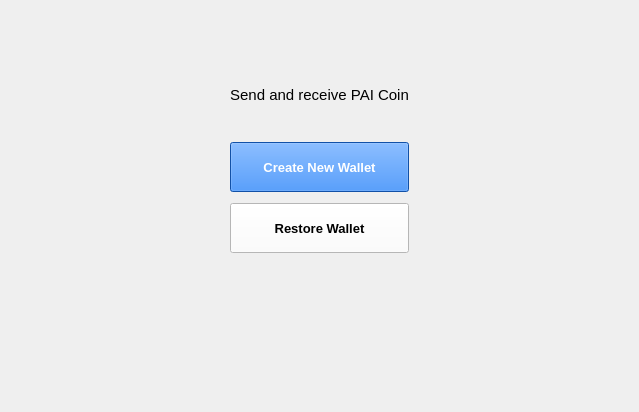
<?xml version="1.0" encoding="UTF-8"?>
<ui version="4.0">
 <class>WalletSelectionPage</class>
 <widget class="QWidget" name="WalletSelectionPage">
  <property name="geometry">
   <rect>
    <x>0</x>
    <y>0</y>
    <width>639</width>
    <height>412</height>
   </rect>
  </property>
  <property name="windowTitle">
   <string>Form</string>
  </property>
  <property name="styleSheet">
   <string notr="true">color:#000;</string>
  </property>
  <layout class="QGridLayout" name="gridLayout">
   <property name="leftMargin">
    <number>0</number>
   </property>
   <property name="topMargin">
    <number>0</number>
   </property>
   <property name="rightMargin">
    <number>0</number>
   </property>
   <property name="bottomMargin">
    <number>0</number>
   </property>
   <item row="0" column="1">
    <layout class="QVBoxLayout" name="verticalLayoutCenter">
     <property name="sizeConstraint">
      <enum>QLayout::SetFixedSize</enum>
     </property>
     <property name="topMargin">
      <number>60</number>
     </property>
     <item>
      <layout class="QHBoxLayout" name="horizontalLayoutLogo">
       <property name="sizeConstraint">
        <enum>QLayout::SetFixedSize</enum>
       </property>
       <item>
        <spacer name="horizontalSpacerLogoLeft">
         <property name="orientation">
          <enum>Qt::Horizontal</enum>
         </property>
         <property name="sizeType">
          <enum>QSizePolicy::Minimum</enum>
         </property>
         <property name="sizeHint" stdset="0">
          <size>
           <width>40</width>
           <height>20</height>
          </size>
         </property>
        </spacer>
       </item>
       <item>
        <widget class="QLabel" name="logo">
         <property name="sizePolicy">
          <sizepolicy hsizetype="Fixed" vsizetype="Fixed">
           <horstretch>0</horstretch>
           <verstretch>0</verstretch>
          </sizepolicy>
         </property>
         <property name="maximumSize">
          <size>
           <width>180</width>
           <height>70</height>
          </size>
         </property>
         <property name="font">
          <font>
           <stylestrategy>PreferAntialias</stylestrategy>
           <kerning>true</kerning>
          </font>
         </property>
         <property name="styleSheet">
          <string notr="true"/>
         </property>
         <property name="text">
          <string/>
         </property>
         <property name="pixmap">
          <pixmap resource="../paicoin.qrc">:/icons/paiup_logo</pixmap>
         </property>
         <property name="scaledContents">
          <bool>true</bool>
         </property>
         <property name="alignment">
          <set>Qt::AlignJustify|Qt::AlignVCenter</set>
         </property>
        </widget>
       </item>
       <item>
        <spacer name="horizontalSpacerLogoRight">
         <property name="orientation">
          <enum>Qt::Horizontal</enum>
         </property>
         <property name="sizeType">
          <enum>QSizePolicy::Minimum</enum>
         </property>
         <property name="sizeHint" stdset="0">
          <size>
           <width>40</width>
           <height>20</height>
          </size>
         </property>
        </spacer>
       </item>
      </layout>
     </item>
     <item>
      <widget class="QLabel" name="labelSend">
       <property name="minimumSize">
        <size>
         <width>0</width>
         <height>50</height>
        </size>
       </property>
       <property name="maximumSize">
        <size>
         <width>270</width>
         <height>16777215</height>
        </size>
       </property>
       <property name="font">
        <font>
         <pointsize>11</pointsize>
        </font>
       </property>
       <property name="text">
        <string>Send and receive PAI Coin</string>
       </property>
       <property name="alignment">
        <set>Qt::AlignHCenter|Qt::AlignTop</set>
       </property>
      </widget>
     </item>
     <item>
      <widget class="QPushButton" name="pushButtonCreate">
       <property name="sizePolicy">
        <sizepolicy hsizetype="Minimum" vsizetype="Fixed">
         <horstretch>0</horstretch>
         <verstretch>0</verstretch>
        </sizepolicy>
       </property>
       <property name="minimumSize">
        <size>
         <width>0</width>
         <height>50</height>
        </size>
       </property>
       <property name="maximumSize">
        <size>
         <width>270</width>
         <height>16777215</height>
        </size>
       </property>
       <property name="font">
        <font>
         <pointsize>10</pointsize>
         <weight>75</weight>
         <bold>true</bold>
        </font>
       </property>
       <property name="contextMenuPolicy">
        <enum>Qt::NoContextMenu</enum>
       </property>
       <property name="styleSheet">
        <string notr="true">background:#1972ea;
color:#fff;</string>
       </property>
       <property name="text">
        <string>Create New Wallet</string>
       </property>
      </widget>
     </item>
     <item>
      <spacer name="verticalSpacerButtons">
       <property name="orientation">
        <enum>Qt::Vertical</enum>
       </property>
       <property name="sizeType">
        <enum>QSizePolicy::Fixed</enum>
       </property>
       <property name="sizeHint" stdset="0">
        <size>
         <width>20</width>
         <height>5</height>
        </size>
       </property>
      </spacer>
     </item>
     <item>
      <widget class="QPushButton" name="pushButtonRestore">
       <property name="sizePolicy">
        <sizepolicy hsizetype="Fixed" vsizetype="Fixed">
         <horstretch>0</horstretch>
         <verstretch>0</verstretch>
        </sizepolicy>
       </property>
       <property name="minimumSize">
        <size>
         <width>0</width>
         <height>50</height>
        </size>
       </property>
       <property name="maximumSize">
        <size>
         <width>270</width>
         <height>16777215</height>
        </size>
       </property>
       <property name="font">
        <font>
         <pointsize>10</pointsize>
         <weight>75</weight>
         <bold>true</bold>
        </font>
       </property>
       <property name="styleSheet">
        <string notr="true">background:#fff;</string>
       </property>
       <property name="text">
        <string>Restore Wallet</string>
       </property>
      </widget>
     </item>
     <item>
      <spacer name="verticalSpacerBottom">
       <property name="orientation">
        <enum>Qt::Vertical</enum>
       </property>
       <property name="sizeHint" stdset="0">
        <size>
         <width>20</width>
         <height>40</height>
        </size>
       </property>
      </spacer>
     </item>
    </layout>
   </item>
   <item row="0" column="2">
    <spacer name="horizontalSpacerRight">
     <property name="orientation">
      <enum>Qt::Horizontal</enum>
     </property>
     <property name="sizeHint" stdset="0">
      <size>
       <width>40</width>
       <height>20</height>
      </size>
     </property>
    </spacer>
   </item>
   <item row="0" column="0">
    <spacer name="horizontalSpacerLeft">
     <property name="orientation">
      <enum>Qt::Horizontal</enum>
     </property>
     <property name="sizeHint" stdset="0">
      <size>
       <width>40</width>
       <height>20</height>
      </size>
     </property>
    </spacer>
   </item>
  </layout>
 </widget>
 <resources>
  <include location="../paicoin.qrc"/>
 </resources>
 <connections/>
</ui>
